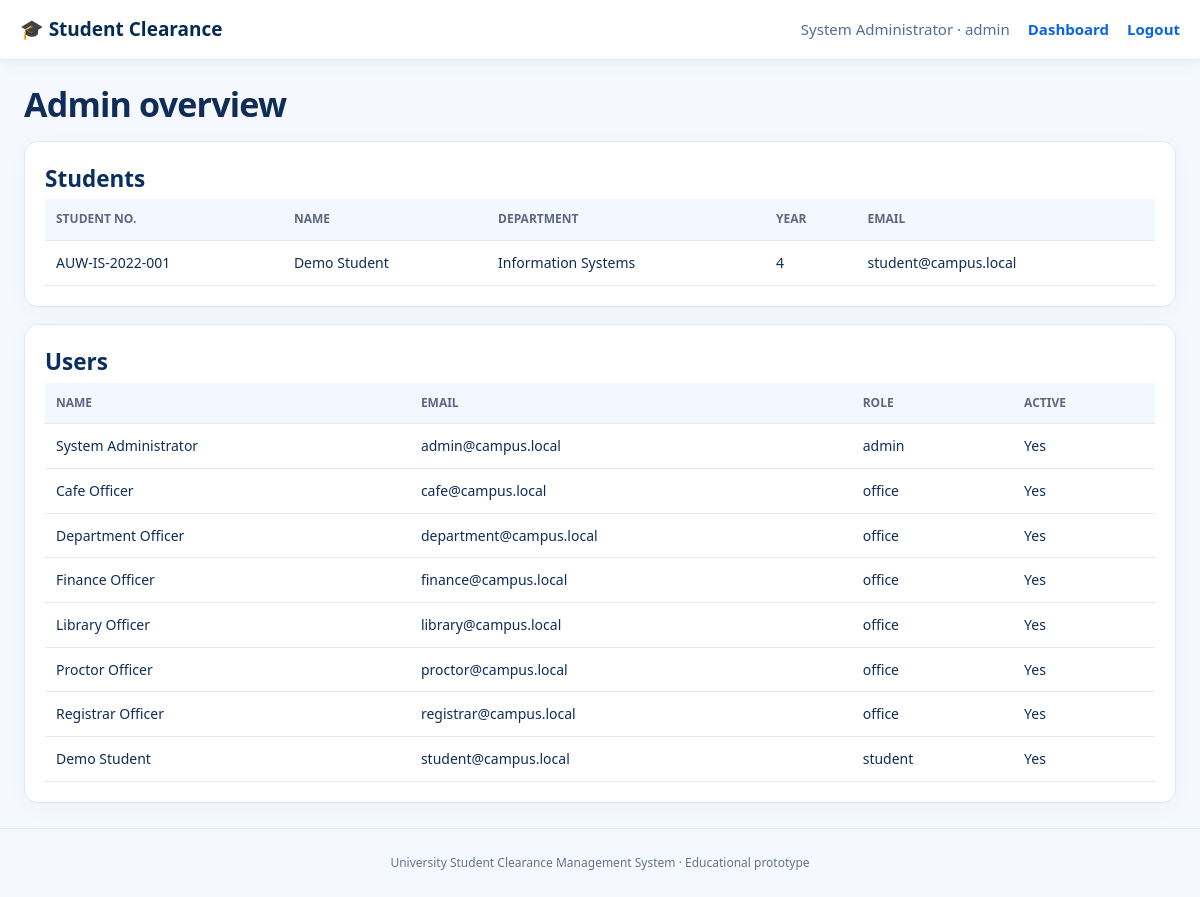
/admin.php (signed in), run on the app's committed database.
### tables this page shows
CREATE TABLE students (
  id INT AUTO_INCREMENT PRIMARY KEY,
  student_no VARCHAR(30) NOT NULL UNIQUE,
  full_name VARCHAR(150) NOT NULL,
  department VARCHAR(120) NOT NULL,
  year_level TINYINT UNSIGNED NOT NULL DEFAULT 4,
  email VARCHAR(190) NOT NULL UNIQUE,
  created_at TIMESTAMP DEFAULT CURRENT_TIMESTAMP
);

CREATE TABLE users (
  id INT AUTO_INCREMENT PRIMARY KEY,
  name VARCHAR(150) NOT NULL,
  email VARCHAR(190) NOT NULL UNIQUE,
  password_hash VARCHAR(255) NOT NULL,
  role ENUM('admin','office','student') NOT NULL,
  office_id INT NULL,
  student_id INT NULL,
  is_active TINYINT(1) NOT NULL DEFAULT 1,
  created_at TIMESTAMP DEFAULT CURRENT_TIMESTAMP,
  FOREIGN KEY (office_id) REFERENCES offices(id) ON DELETE SET NULL,
  FOREIGN KEY (student_id) REFERENCES students(id) ON DELETE SET NULL
);

### includes/auth.php (called while the page is built, shortened)
<?php
function h($v){return htmlspecialchars((string)($v??''),ENT_QUOTES,'UTF-8');}

### admin.php (the view)
<?php require __DIR__.'/config/db.php';require __DIR__.'/includes/auth.php';require_role(['admin']);$pageTitle='Admin';$students=$pdo->query('SELECT * FROM students ORDER BY full_name')->fetchAll();$users=$pdo->query('SELECT name,email,role,is_active FROM users ORDER BY role,name')->fetchAll();require __DIR__.'/includes/header.php';?>
<h1>Admin overview</h1><section class="panel"><h2>Students</h2><div class="tablewrap"><table><tr><th>Student no.</th><th>Name</th><th>Department</th><th>Year</th><th>Email</th></tr><?php foreach($students as $s):?><tr><td><?=h($s['student_no'])?></td><td><?=h($s['full_name'])?></td><td><?=h($s['department'])?></td><td><?=$s['year_level']?></td><td><?=h($s['email'])?></td></tr><?php endforeach;?></table></div></section><section class="panel"><h2>Users</h2><div class="tablewrap"><table><tr><th>Name</th><th>Email</th><th>Role</th><th>Active</th></tr><?php foreach($users as $x):?><tr><td><?=h($x['name'])?></td><td><?=h($x['email'])?></td><td><?=h($x['role'])?></td><td><?=$x['is_active']?'Yes':'No'?></td></tr><?php endforeach;?></table></div></section><?php require __DIR__.'/includes/footer.php';?>

### assets/style.css (style rules this page uses)
* { box-sizing:border-box }
:root { --navy:#062b53;--blue:#0865e8;--line:#dce9fa;--muted:#637da3 }
body { margin:0;background:#f5f9ff;color:#102d57;font:15px/1.55 'Segoe UI',Arial,sans-serif }
h1 { font-size:34px;line-height:1.12;letter-spacing:-.8px;margin:8px 0 16px }
h2 { margin:0 0 3px;color:#092e60 }
.clearance-section,.panel,.login { background:#fff;border:1px solid var(--line);border-radius:14px;padding:20px;margin:17px 0;box-shadow:0 6px 22px #1a2b4a08 }
.tablewrap { overflow-x:auto }
table { width:100%;border-collapse:collapse;font-size:14px }
th,td { text-align:left;padding:11px;border-bottom:1px solid #e4e9f1;vertical-align:top }
th { background:#f3f7ff;color:#5d6880;font-size:12px;text-transform:uppercase }

### data on the page
students: student_no "AUW-IS-2022-001", full_name "Demo Student", department "Information Systems", year_level "4", email "student@campus.local"
users: name "System Administrator", email "admin@campus.local", role "admin", is_active "Yes"
users: name "Cafe Officer", email "cafe@campus.local", role "office", is_active "Yes"
users: name "Department Officer", email "department@campus.local", role "office", is_active "Yes"
users: name "Finance Officer", email "finance@campus.local", role "office", is_active "Yes"
users: name "Library Officer", email "library@campus.local", role "office", is_active "Yes"
users: name "Proctor Officer", email "proctor@campus.local", role "office", is_active "Yes"
users: name "Registrar Officer", email "registrar@campus.local", role "office", is_active "Yes"
users: name "Demo Student", email "student@campus.local", role "student", is_active "Yes"

### other printed values
$_SESSION['user']['name'] "System Administrator"
$_SESSION['user']['role'] "admin"
